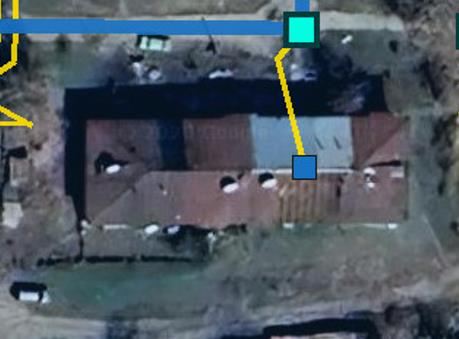
#> input picture work/altay3/img_9_p1.png, 459 x 339 px, found by its file name
$ python 59d_template.py
#> lines starting #> are read from the running program, lines starting #| are printed output that depends on the picture
#!/usr/bin/env python3
# -*- coding: utf-8 -*-
"""Task 59d: шаблон-матчинг здания (3-секционная крыша) по 7 картам.
Масштабы выведены из размеров элементов аннотаций скриншота:
квадрат ДХ 26 px, муфта 36 px, кабель 21 px.
  crop-сёла (квадрат 17 px): zoom ~1.5
  ВБ (квадрат 9 px):        zoom ~2.9
  Топольное (квадрат 7 px): zoom ~3.7
Шаблон: здание со скриншота, 4 поворота, сетка масштабов ±20%."""
import json
import sys
from pathlib import Path

import cv2
import numpy as np

BASE = Path('/home/z/my-project')
DIR = BASE / 'work/altay3'

# (имя, путь, mpp-карты, zoom-гипотеза)
TARGETS = [
    ('ВБ (map01)', DIR / 'map01_half.jpg', 0.763, 2.9),
    ('Солнечное (map02)', DIR / 'map02_v8.jpg', None, 1.5),
    ('Перевальное (map03)', DIR / 'map03_half.jpg', None, 1.5),
    ('Винное (map04)', DIR / 'map04_half.jpg', None, 1.5),
    ('Пригородное (map05)', DIR / 'map05_v8.jpg', None, 1.5),
    ('Алтайский (map06)', DIR / 'map06_v8.jpg', None, 1.5),
    ('Топольное (map07)', DIR / 'map07_half.jpg', 0.598, 3.7),
]
TEMPLATE_BOX = (115, 100, 408, 280)     # x0, y0, x1, y1 здания


def main():
    fig = cv2.imread(str(DIR / 'img_9_p1.png'), cv2.IMREAD_GRAYSCALE)
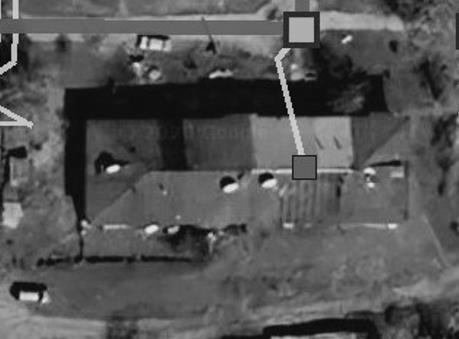
#> fig: shape (339, 459); min 0, max 235, mean 84.7
    x0, y0, x1, y1 = TEMPLATE_BOX
    tpl0 = fig[y0:y1, x0:x1]
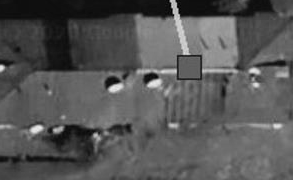
#> tpl0: shape (180, 293); min 2, max 235, mean 85.7
    print(f'шаблон {tpl0.shape[1]}x{tpl0.shape[0]}', flush=True)
#| шаблон 293x180
    rots = {'raw': tpl0,
            'rotCW': cv2.rotate(tpl0, cv2.ROTATE_90_CLOCKWISE),
            'rotCCW': cv2.rotate(tpl0, cv2.ROTATE_90_COUNTERCLOCKWISE),
            'rot180': cv2.rotate(tpl0, cv2.ROTATE_180)}
    results = {}
    for name, path, _mpp, zoom0 in TARGETS:
        if not path.exists():
            print(f'{name}: нет файла {path.name}')
            continue
        img = cv2.imread(str(path), cv2.IMREAD_GRAYSCALE)
        Hi, Wi = img.shape
        best = None
        for rname, tpl in rots.items():
            th, tw = tpl.shape
            for zoom in (zoom0 * f for f in
                         (0.8, 0.9, 1.0, 1.1, 1.2)):
                # размер шаблона в пикселях карты
                twm = max(12, int(round(tw / zoom)))
                thm = max(12, int(round(th / zoom)))
                if twm >= Wi or thm >= Hi:
                    continue
                t = cv2.resize(tpl, (twm, thm),
                               interpolation=cv2.INTER_AREA)
                res = cv2.matchTemplate(img, t, cv2.TM_CCOEFF_NORMED)
                _, mx, _, loc = cv2.minMaxLoc(res)
                if best is None or mx > best[0]:
                    best = (mx, rname, round(zoom, 2), loc,
                            (twm, thm))
        if best:
            mx, rname, zoom, loc, sz = best
            print(f'{name}: best corr={mx:.3f} rot={rname} '
                  f'zoom={zoom} at {loc} tpl={sz}', flush=True)
            results[name] = dict(corr=round(float(mx), 4), rot=rname,
                                 zoom=zoom, x=loc[0], y=loc[1],
                                 w=sz[0], h=sz[1], img=path.name)
        del img
    json.dump(results, open(DIR / 'tpl_match.json', 'w'),
              ensure_ascii=False, indent=1)
    # топ-3 по корреляции
    top = sorted(results.items(), key=lambda kv: -kv[1]['corr'])[:3]
#> top = 1 item
    print('ТОП-3:', [(n, v['corr']) for n, v in top])
#| ТОП-3: [('Топольное (map07)', 0.6259)]
    return 0


if __name__ == '__main__':
    sys.exit(main())
#> (the program exits here)
